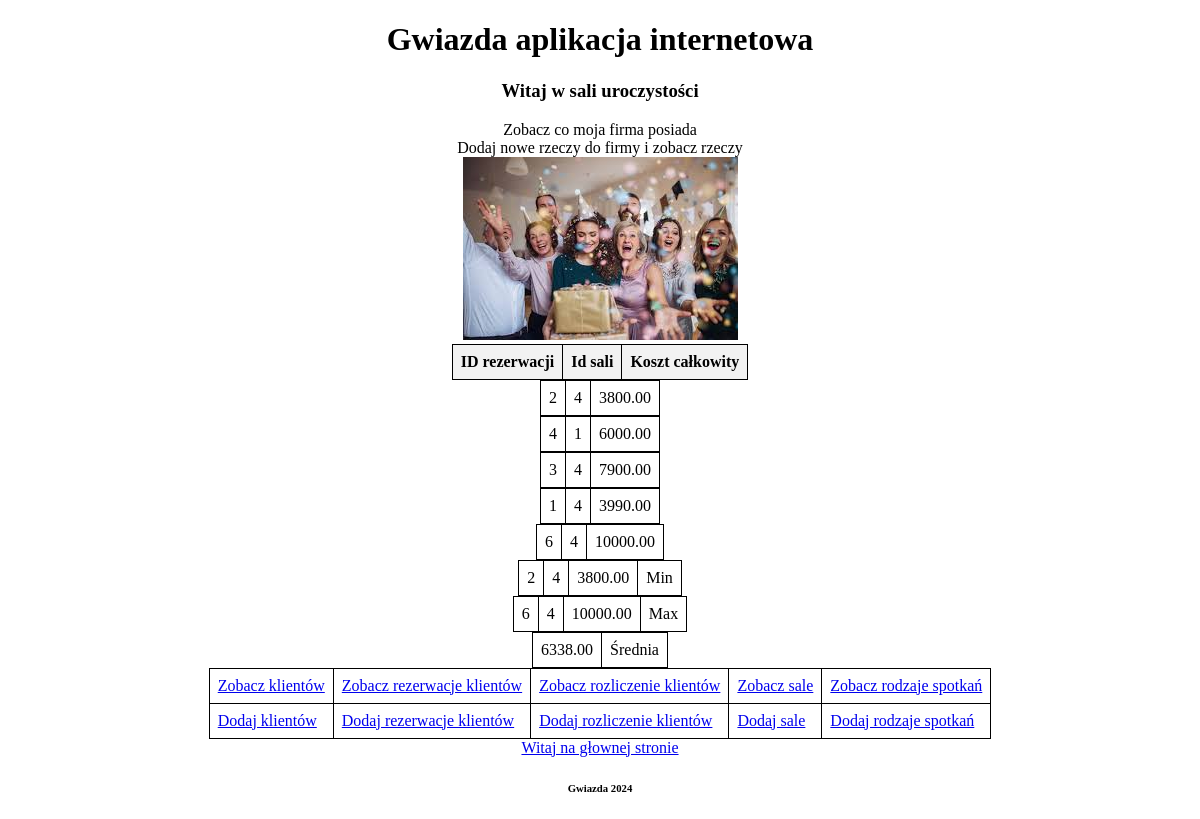
The app's page /L8_Gwiazda_31986_egz1_przyjecia/mainphpkg/seerozliczeniekg.php with its own data.
### tables this page shows
CREATE TABLE `rozliczenie` (
  `rozliczenie_idkg` int(11) NOT NULL,
  `rezerwacja_idkg` int(11) NOT NULL,
  `sale_idkg` int(11) NOT NULL,
  `kosztcałykg` double(9,2) NOT NULL
);

### L8_Gwiazda_31986_egz1_przyjecia/dbworkkg/selectkg/selectrozliczeniekg.php (the view)
<?php $sql = "SELECT * FROM rozliczenie";
        $result = $conn->query($sql);
        if ($result->num_rows > 0) {
            while($row = $result->fetch_assoc()) {
                echo "<table>";
                echo "<tr>";
                echo "<td>" . htmlspecialchars($row["rezerwacja_idkg"]) . "</td>";
                echo "<td>" . htmlspecialchars($row["sale_idkg"]) . "</td>";
                echo "<td>" . htmlspecialchars($row["kosztcałykg"]) . "</td>";
                echo "</tr>";
                echo "</table>";
            }
          } else {
            echo "0 results";
          }?>
<?php $sql = "SELECT * FROM rozliczenie ORDER BY kosztcałykg LIMIT 1";
        $result = $conn->query($sql);
        if ($result->num_rows > 0) {
            while($row = $result->fetch_assoc()) {
                echo "<table>";
                echo "<tr>";
                echo "<td>" . htmlspecialchars($row["rezerwacja_idkg"]) . "</td>";
                echo "<td>" . htmlspecialchars($row["sale_idkg"]) . "</td>";
                echo "<td>" . htmlspecialchars($row["kosztcałykg"]) . "</td>";
                echo "<td>" . "Min" . "</td>";
                echo "</tr>";
                echo "</table>";
            }
          } else {
            echo "0 results";
          }?>
<?php $sql = "SELECT * FROM rozliczenie ORDER BY kosztcałykg DESC LIMIT 1";
        $result = $conn->query($sql);
        if ($result->num_rows > 0) {
            while($row = $result->fetch_assoc()) {
                echo "<table>";
                echo "<tr>";
                echo "<td>" . htmlspecialchars($row["rezerwacja_idkg"]) . "</td>";
                echo "<td>" . htmlspecialchars($row["sale_idkg"]) . "</td>";
                echo "<td>" . htmlspecialchars($row["kosztcałykg"]) . "</td>";
                echo "<td>" . "Max" . "</td>";
                echo "</tr>";
                echo "</table>";
            }
          } else {
            echo "0 results";
          }?>
<?php $sql = "SELECT ROUND(AVG(kosztcałykg), 2) AS medium FROM rozliczenie";
        $result = $conn->query($sql);
        if ($result->num_rows > 0) {
            while($row = $result->fetch_assoc()) {
                echo "<table>";
                echo "<tr>";
                echo "<td>" . htmlspecialchars($row["medium"]) . "</td>";
                echo "<td>" . "Średnia" . "</td>";
                echo "</tr>";
                echo "</table>";
            }
          } else {
            echo "0 results";
          }
          $conn->close();?>

### L8_Gwiazda_31986_egz1_przyjecia/csskg/stylekg.css (style rules this page uses)
body { text-align: center; }
table, tr, td { text-align: center; margin-left: auto; margin-right: auto; }
td, tr, th { border: 1px solid black; padding: 8px; text-align: left; }
table { border-collapse: collapse; }
th, td { border: 1px solid black; padding: 8px; text-align: left; }

### records on screen
rozliczenie: rezerwacja_idkg "2", sale_idkg "4", kosztcałykg "3800.00"
rozliczenie: rezerwacja_idkg "4", sale_idkg "1", kosztcałykg "6000.00"
rozliczenie: rezerwacja_idkg "3", sale_idkg "4", kosztcałykg "7900.00"
rozliczenie: rezerwacja_idkg "1", sale_idkg "4", kosztcałykg "3990.00"
rozliczenie: rezerwacja_idkg "6", sale_idkg "4", kosztcałykg "10000.00"

### other values on screen
$row["medium"] "6338.00"
